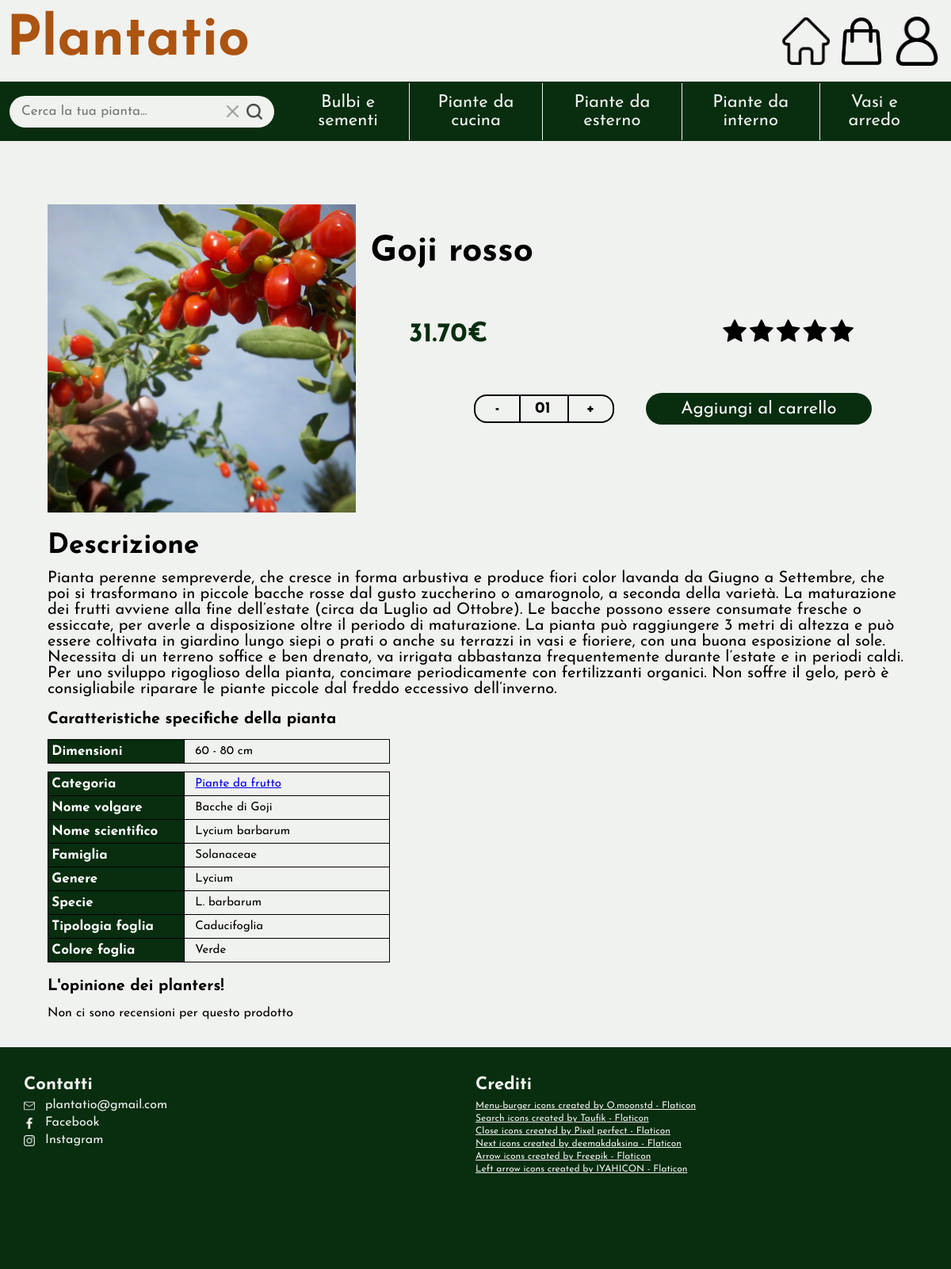
/product.php?id=Goji+rosso, run on an earlier commit of the app's database.
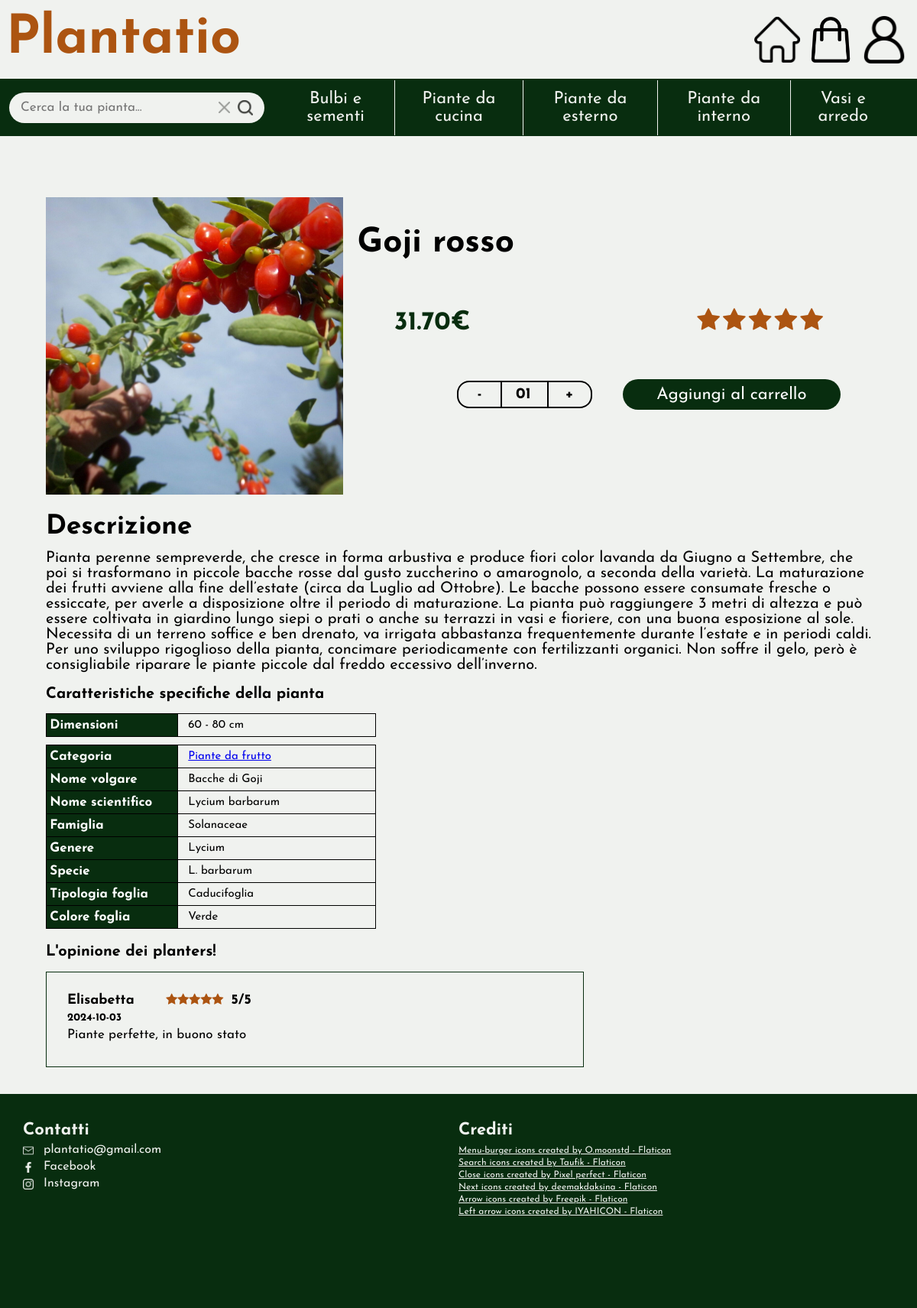
And on a later commit of the database.
### tables this page shows
CREATE TABLE Prodotti (
    nome_prodotto VARCHAR(150) PRIMARY KEY,
    prezzo DECIMAL(10, 2) NOT NULL,
    id_sottocategoria VARCHAR(100) NOT NULL,
    presente BOOLEAN DEFAULT 1,
    stock INT NOT NULL,
    nome_volgare VARCHAR(50),  
    nome_scientifico VARCHAR(50),
    famiglia VARCHAR(50),
    genere VARCHAR(50),
    specie VARCHAR(50),
    dimensioni VARCHAR(30),  
    profumo VARCHAR(30),  
    tipologia_foglia VARCHAR(30),
    colore_foglia VARCHAR(30), 
    descrizione TEXT,
    voto INT NOT NULL
);

CREATE TABLE Recensioni (
    id_utente VARCHAR(150) NOT NULL,
    id_prodotto VARCHAR(150) NOT NULL,
    voto INT CHECK (voto BETWEEN 1 AND 5),  
    commento TEXT,
    data_recensione TIMESTAMP DEFAULT CURRENT_TIMESTAMP,
    PRIMARY KEY (id_prodotto, id_utente),
    FOREIGN KEY (id_utente) REFERENCES Utenti(email) ON DELETE CASCADE,
    FOREIGN KEY (id_prodotto) REFERENCES Prodotti(nome_prodotto) ON DELETE CASCADE
);

CREATE TABLE Utenti (
    email VARCHAR(150) PRIMARY KEY,
    nome VARCHAR(100) NOT NULL,
    cognome VARCHAR(100) NOT NULL,
    password_hash VARCHAR(255) NOT NULL,
    admin_flag BOOLEAN NOT NULL
);

### product.php (called while the page is built, shortened)
<?php
require_once 'bootstrap.php';
$templateParams["titolo"] = "Plantatio";
$templateParams["mainContent"] = "single-item.php";
$templateParams["js"] = array("js/product.js", "js/nav.js", "js/header.js");
$idprodotto = -1;
if(isset($_GET["id"])){
    $idprodotto = getStringWithSpaces($_GET["id"]);
} else {
    if(isset($idProd)){
        $idprodotto = $productId;
    }
}
$templateParams["prodotto"] = $dbh->getProductById($idprodotto);
$templateParams["recensioni_prodotto"] = $dbh->getReviewsOfProduct($idprodotto);
require 'template/base.php';
?>

### utils/functions.php (called while the page is built, shortened)
<?php
function replaceSpacesWithHyphens($string)
{
    $temp = $string;
    $newString = str_replace(' ', '-', $temp);
    return $newString;
}
function isUserLoggedIn()
{
    return !empty($_SESSION['email']);
}
function getSrc($string){
    $src_string = str_replace(' ', '_', $string);
    return $src_string;
}
function getStringWithSpaces($string){
    $id_string = str_replace('_', ' ', $string);
    return $id_string;
}

### database/database.php (called while the page is built, shortened)
<?php
class DatabaseHelper
{
    private $db;
    public function __construct($servername, $username, $password, $dbname, $port)
    {
        $this->db = new mysqli($servername, $username, $password, $dbname, $port);
    }
    public function getSubCategoriesFromCategory($nomeCategoria)
    {
        $stmt = $this->db->prepare("SELECT nome_sottocategoria FROM SottoCategorie WHERE id_categoria = ?");
        $stmt->bind_param('s', $nomeCategoria);
        $stmt->execute();
        $result = $stmt->get_result();
        return $result->fetch_all(MYSQLI_ASSOC);
    }
    public function getCategories()
    {
        $stmt = $this->db->prepare("SELECT nome_categoria FROM Categorie");
        $stmt->execute();
        $result = $stmt->get_result();
        $categories = $result->fetch_all(MYSQLI_ASSOC);
        foreach ($categories as &$category) {
            $category["sottocategorie"] = array();
            $category["sottocategorie"] = $this->getSubCategoriesFromCategory($category["nome_categoria"]);
        }
        return $categories;
    }
    public function getProductById($product_id)
    {
        $stmt = $this->db->prepare("SELECT * FROM Prodotti WHERE nome_prodotto = ? AND presente = 1");
        $stmt->bind_param('s', $product_id);
        $stmt->execute();
        $result = $stmt->get_result();
        return $result->fetch_all(MYSQLI_ASSOC);
    }
    public function getReviewsOfProduct($idprodotto)
    {
        $query = "SELECT nome, voto, commento, DATE(data_recensione) as dataRec FROM Recensioni, Utenti WHERE id_utente = email AND id_prodotto = ? ORDER BY data_recensione DESC";
        $stmt = $this->db->prepare($query);
        $stmt->bind_param('s', $idprodotto);
        $stmt->execute();
        $result = $stmt->get_result();
        return $result->fetch_all(MYSQLI_ASSOC);
    }
}

### bootstrap.php (called while the page is built, shortened)
<?php
require_once("utils/functions.php");
require_once("database/database.php");
$dbh = new DatabaseHelper("localhost", "root", "", "plantatio", 3306);
$templateParams["categorie"] = $dbh->getCategories();
?>

### template/single-item.php (the view, shortened to what this page needs)
<main class="single-item">
    <?php if (count($templateParams["prodotto"]) == 0): ?>
        <article>
            <p>Prodotto non presente</p>
        </article>
    <?php
    else:
        $prodotto = $templateParams["prodotto"][0];
    ?>
        <article>
            <header>
                <img src="upload/prodotti/<?php echo getSrc($prodotto["nome_prodotto"]) ?>.jpg" alt="" />
                <section>
                    <h2><?php echo $prodotto["nome_prodotto"] ?></h2>
                    <h3><?php echo $prodotto["prezzo"] ?>€
                    </h3>
                    <div class="star-value">
                        <?php for ($i = 1; $i <= $prodotto["voto"]; $i++): ?>
                            <span class="fa fa-star checked"></span>
                        <?php endfor; ?>
                        <?php for ($i = $prodotto["voto"] + 1; $i <= 5; $i++): ?>
                            <span class="fa fa-star"></span>
                        <?php endfor; ?>
                    </div>
                    <?php if ($prodotto['stock'] > 0): ?>
                        <div class="wrapper">
                            <span class="minus" onclick="reduceQuantity()">-</span>
                            <span class="number">01</span>
                            <span class="plus" onclick="addQuantity(<?php echo $prodotto['stock'] ?>)">+</span>
                        </div>
                        <button type="button" <?php if (isUserLoggedIn()) : ?>
                            onclick="addToCart('<?php echo $prodotto['nome_prodotto'] ?>')"
                            <?php else: ?> onclick="showErrorMessage()"
                            <?php endif; ?>>Aggiungi al carrello
                        </button>
                    <?php else: ?>
                        <span class="out_of_stock">La pianta non è al momento disponibile</span>
                    <?php endif; ?>
                </section>
            </header>
            <section>
                <h3>Descrizione</h3>
                <p><?php echo $prodotto["descrizione"] ?></p>
                <table>
                    <caption>Caratteristiche specifiche della pianta</caption>
                    <tr>
                        <th>Dimensioni</th>
                        <td><?php echo $prodotto["dimensioni"] ?></td>
                    </tr>
                </table>
                <table>
                    <tr>
                        <th>Categoria</th>
                        <td><a href="#"><?php echo $prodotto["id_sottocategoria"] ?></a></td>
                    </tr>
                    <?php if(strcmp($prodotto["nome_volgare"], 'non specificato') != 0): ?>
                    <tr>
                        <th>Nome volgare</th>
                        <td><?php echo $prodotto["nome_volgare"] ?></td>
                    </tr>
                    <?php endif; ?>
                    <?php if(strcmp($prodotto["nome_volgare"], 'non specificato') != 0): ?>
                    <tr>
                        <th>Nome scientifico</th>
                        <td><?php echo $prodotto["nome_scientifico"] ?></td>
                    </tr>
                    <?php endif; ?>
                    <?php if(strcmp($prodotto["famiglia"], 'non specificato') != 0): ?>
                    <tr>
                        <th>Famiglia</th>
                        <td><?php echo $prodotto["famiglia"] ?></td>
                    </tr>
                    <?php endif; ?>
                    <?php if(strcmp($prodotto["genere"], 'non specificato') != 0): ?>
                    <tr>
                        <th>Genere</th>
                        <td><?php echo $prodotto["genere"] ?></td>
                    </tr>
                    <?php endif; ?>
                    <?php if(strcmp($prodotto["specie"], 'non specificato') != 0): ?>
                    <tr>
                        <th>Specie</th>
                        <td><?php echo $prodotto["specie"] ?></td>
                    </tr>
                    <?php endif; ?>
                    <?php if(strcmp($prodotto["tipologia_foglia"], 'non specificato') != 0): ?>
                    <tr>
                        <th>Tipologia foglia</th>
                        <td><?php echo $prodotto["tipologia_foglia"] ?></td>
                    </tr>
                    <?php endif; ?>
                    <?php if(strcmp($prodotto["colore_foglia"], 'non specificato') != 0): ?>
                    <tr>
                        <th>Colore foglia</th>
                        <td><?php echo $prodotto["colore_foglia"] ?></td>
                    </tr>
                    <?php endif; ?>
                </table>
            </section>
        </article>
        <section>
            <h2>L&apos;opinione dei planters!</h2>
            <?php if(count($templateParams["recensioni_prodotto"]) == 0): ?>
                <p>Non ci sono recensioni per questo prodotto</p>
            <?php else: ?>
                <?php foreach ($templateParams["recensioni_prodotto"] as $rec): ?>
                    <article>
                        <h3><?php echo $rec["nome"] ?></h3>
                        <div class="star-value-user">
                            <?php for ($i = 1; $i <= $rec["voto"]; $i++): ?>
                                <span class="fa fa-star checked"></span>
                            <?php endfor; ?>
                        </div>
                        <h3><?php echo $rec["voto"] ?>/5</h3>
                        <h4><?php echo $rec["dataRec"] ?></h4>
                        <p><?php echo $rec["commento"] ?></p>
                    </article>
                <?php endforeach; ?>
            <?php endif; ?>
        </section>
    <?php endif; ?>
</main>

### template/base.php (shortened to what this page needs)
<!DOCTYPE html>
<html lang="it">
<head>
    <link rel="stylesheet" href="https://cdnjs.cloudflare.com/ajax/libs/font-awesome/4.7.0/css/font-awesome.min.css" />
    <link rel="stylesheet" type="text/css" href="./css/style.css" />
</head>
<body>
    <header>
        <a href="./index.php">
            <h1>Plantatio</h1>
        </a>
        <ul>
            <li class="user_icon">
                <a href="<?php if (isUserLoggedIn()) {
                                echo '#';
                            } else {
                                echo './login.php';
                            } ?>" onclick="open_submenu()">
                    <img class="user_icon" src="./upload/User-Icon.png" alt="user-icon" />
                </a>
            </li>
            <li>
                <a href="<?php if (isUserLoggedIn()) {
                                echo './cart.php';
                            } else {
                                echo './login.php';
                            } ?>"><img src="./upload/Cart-Icon.png" alt="cart-icon" />
                </a>
            </li>
            <li>
                <a href="./index.php" >
                    <img src="./upload/Home-Icon.png" alt="Home" />
                </a>
            </li>
        </ul>
    </header>
    <nav class="main-nav closed-nav">
        <form action="search.php" method="GET">
            <section class="search-text">
                <input type="text" id="fastSearch" name="fastSearch" placeholder="Cerca la tua pianta..." oninput="showSuggestions()" value="<?php if (isset($templateParams["searchedWord"])) {
                                                                                                                                                    echo ($templateParams["searchedWord"]);
                                                                                                                                                } ?>" />
            </section>
            <img class="searchbar-icon cancel-button" src="upload/cancel-icon.png" alt="Reset search button"
                onclick="resetText('fastsearch')" />
            <input class="searchbar-icon search-button" type="image" src="upload/search-icon.png" alt="Submit search" />
        </form>
        <ul class="categories">
            <?php foreach ($templateParams["categorie"] as $categoria): ?>
                <li>
                    <button class="category-button" onclick='openSubcategories("<?php echo replaceSpacesWithHyphens($categoria["nome_categoria"]); ?>")' type="button"><?php echo $categoria["nome_categoria"]; ?>
                    </button>
                </li>
            <?php endforeach; ?>
        </ul>
    </nav>
    <?php
    if (isset($templateParams["mainContent"])) {
        require($templateParams["mainContent"]);
    }
    ?>
    <footer>
        <section class="contacts">
            <h1>Contatti</h1>
            <ul>
                <li>
                    <img src="./upload/email.png" alt="email icon">
                    <span>plantatio@gmail.com</span>
                </li>
                <li>
                    <img src="./upload/facebook.png" alt="facebook icon">
                    <span>Facebook</span>
                </li>
                <li>
                    <img src="./upload/instagram.png" alt="instagram icon">
                    <span>Instagram</span>
                </li>
            </ul>
        </section>
        <section class="credits">
            <h1>Crediti</h1>
            <ul>
                <li>
                    <a href="https://www.flaticon.com/free-icons/menu-burger" title="menu-burger icons">Menu-burger icons created by
                        O.moonstd - Flaticon</a>
                </li>
                <li>
                    <a href="https://www.flaticon.com/free-icons/search" title="search icons">Search icons created by Taufik -
                        Flaticon</a>
                </li>
                <li>
                    <a href="https://www.flaticon.com/free-icons/close" title="close icons">Close icons created by Pixel perfect -
                        Flaticon</a>
                </li>
                <li>
                    <a href="https://www.flaticon.com/free-icons/next" title="next icons">Next icons created by deemakdaksina -
                        Flaticon</a>
                </li>
                <li>
                    <a href="https://www.flaticon.com/free-icons/arrow" title="arrow icons">Arrow icons created by Freepik - Flaticon</a>
                </li>
                <li>
                    <a href="https://www.flaticon.com/free-icons/left-arrow" title="left arrow icons">Left arrow icons created by IYAHICON - Flaticon</a>
                </li>
            </ul>
        </section>
    </footer>
</body>
</html>

What changed in the data, as far as the page shows it:
changed prodotti "Goji rosso": voto 0 → 5 (drawn)
added recensioni: id_utente.nome "Elisabetta", voto "5", dataRec "2024-10-03", commento "Piante perfette, in buono stato"
Also different on the page:
text no longer shown: "Non ci sono recensioni per questo prodotto"
